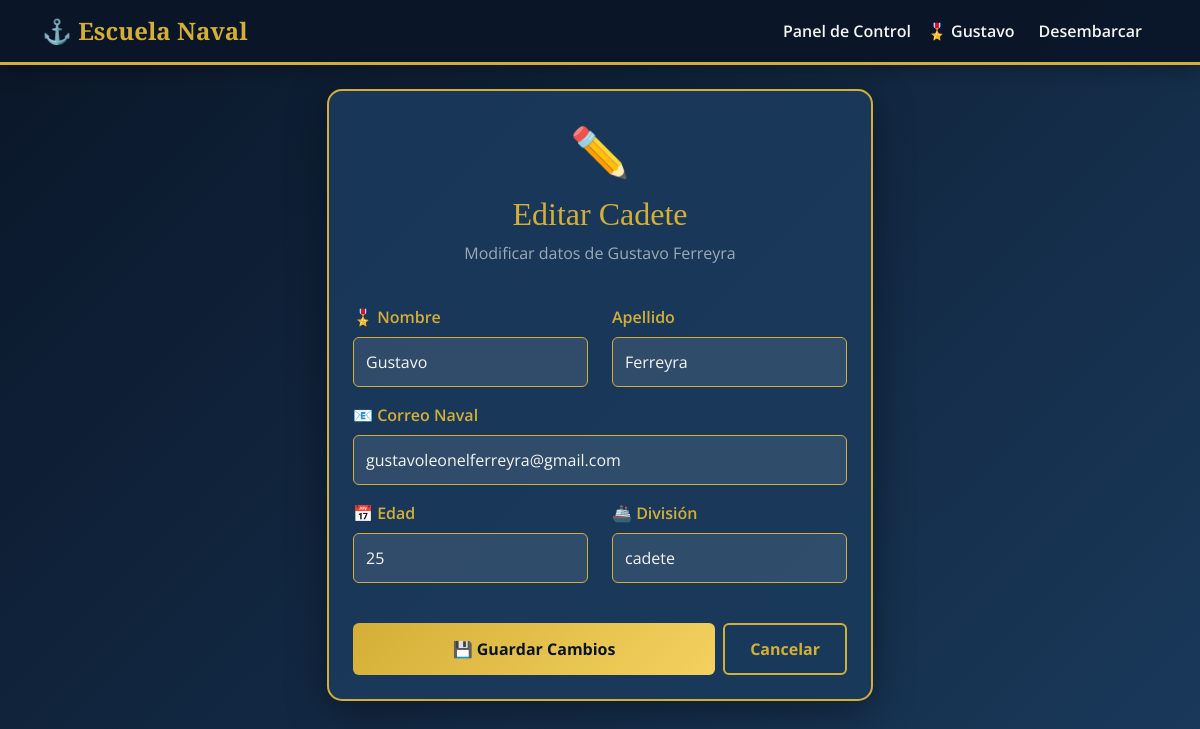
The app's page /users/alumnos/editar/2/ (signed in) with its own data.
### users/models.py (models this page shows, shortened)
class Alumno(models.Model):
    usuario = models.ForeignKey(User, on_delete=models.CASCADE, related_name='alumnos')
    nombre = models.CharField(max_length=100)
    apellido = models.CharField(max_length=100)
    email = models.EmailField()
    edad = models.PositiveIntegerField()
    carrera = models.CharField(max_length=100)
    fecha_registro = models.DateTimeField(auto_now_add=True)
    class Meta:
        ordering = ['-fecha_registro']

### users/views.py (the view)
# urls.py: path('alumnos/editar/<int:pk>/', views.editar_alumno, name='editar_alumno'),
@login_required
def editar_alumno(request, pk):
    alumno = get_object_or_404(Alumno, pk=pk, usuario=request.user)
    if request.method == 'POST':
        form = AlumnoForm(request.POST, instance=alumno)
        if form.is_valid():
            form.save()
            messages.success(request, '¡Datos del cadete actualizados!')
            return redirect('dashboard')
    else:
        form = AlumnoForm(instance=alumno)
    return render(request, 'users/editar_alumno.html', {'form': form, 'alumno': alumno})

### users/forms.py
class AlumnoForm(forms.ModelForm):
    nombre = forms.CharField(
        widget=forms.TextInput(attrs={
            'class': 'form-control',
            'placeholder': 'Nombre del alumno'
        })
    )
    apellido = forms.CharField(
        widget=forms.TextInput(attrs={
            'class': 'form-control',
            'placeholder': 'Apellido del alumno'
        })
    )
    email = forms.EmailField(
        widget=forms.EmailInput(attrs={
            'class': 'form-control',
            'placeholder': 'correo@ejemplo.com'
        })
    )
    edad = forms.IntegerField(
        widget=forms.NumberInput(attrs={
            'class': 'form-control',
            'placeholder': 'Edad'
        })
    )
    carrera = forms.CharField(
        widget=forms.TextInput(attrs={
            'class': 'form-control',
            'placeholder': 'Carrera que estudia'
        })
    )
    class Meta:
        model = Alumno
        fields = ['nombre', 'apellido', 'email', 'edad', 'carrera']

### templates/users/editar_alumno.html (shortened to what this page needs)
{% extends 'base.html' %}
{% block content %}
<div class="row justify-content-center mt-4">
    <div class="col-md-6">
        <div class="card p-4">
            <div class="text-center mb-4">
                <span style="font-size: 3rem;">✏️</span>
                <h2 class="mt-2">Editar Cadete</h2>
                <p style="color: rgba(245,245,240,0.6);">Modificar datos de {{ alumno.nombre }} {{ alumno.apellido }}</p>
            </div>
            <form method="POST">
                <div class="row">
                    <div class="col-md-6 mb-3">
                        <label for="nombre" class="form-label">🎖️ Nombre</label>
                        {{ form.nombre }}
                    </div>
                    <div class="col-md-6 mb-3">
                        <label for="apellido" class="form-label">Apellido</label>
                        {{ form.apellido }}
                    </div>
                </div>
                <div class="mb-3">
                    <label for="email" class="form-label">📧 Correo Naval</label>
                    {{ form.email }}
                </div>
                <div class="row">
                    <div class="col-md-6 mb-3">
                        <label for="edad" class="form-label">📅 Edad</label>
                        {{ form.edad }}
                    </div>
                    <div class="col-md-6 mb-3">
                        <label for="carrera" class="form-label">🚢 División</label>
                        {{ form.carrera }}
                    </div>
                </div>
                <div class="d-flex gap-2 mt-4">
                    <button type="submit" class="btn btn-primary flex-grow-1">💾 Guardar Cambios</button>
                    <a href="{% url 'dashboard' %}" class="btn btn-outline-primary">Cancelar</a>
                </div>
            </form>
        </div>
    </div>
</div>
{% endblock %}

### templates/base.html (shortened to what this page needs)
<!DOCTYPE html>
<html lang="es">
<head>
    <link href="https://cdn.jsdelivr.net/npm/bootstrap@5.3.2/dist/css/bootstrap.min.css" rel="stylesheet">
</head>
<body>
    <nav class="navbar navbar-expand-lg">
        <div class="container">
            <a class="navbar-brand" href="{% url 'home' %}">⚓ Escuela Naval</a>
            <div class="collapse navbar-collapse" id="navbarNav">
                <ul class="navbar-nav ms-auto">
                    {% if user.is_authenticated %}
                        <li class="nav-item">
                            <a class="nav-link" href="{% url 'dashboard' %}">Panel de Control</a>
                        </li>
                        <li class="nav-item">
                            <span class="nav-link">🎖️ {{ user.username }}</span>
                        </li>
                        <li class="nav-item">
                            <form method="POST" action="{% url 'logout' %}">
                                <button type="submit" class="btn-logout">Desembarcar</button>
                            </form>
                        </li>
                    {% endif %}
                </ul>
            </div>
        </div>
    </nav>
    <div class="container mt-4">
        {% block content %}{% endblock %}
    </div>
</body>
</html>

### templates/base.html (style rules this page uses)
:root { --azul-marino: #0a1628; --azul-naval: #1a3a5c; --dorado: #d4af37; --dorado-claro: #f4d160; --blanco-hueso: #f5f5f0; --gris-acero: #4a5568; }
body { background: linear-gradient(135deg, var(--azul-marino) 0%, var(--azul-naval) 100%); min-height: 100vh; font-family: 'Open Sans', sans-serif; color: var(--blanco-hueso); }
.navbar { background: rgba(10, 22, 40, 0.95) !important; border-bottom: 3px solid var(--dorado); box-shadow: 0 4px 20px rgba(0,0,0,0.3); }
.navbar-brand { font-family: 'Cinzel', serif; font-weight: 700; color: var(--dorado) !important; font-size: 1.5rem; }
.nav-link { color: var(--blanco-hueso) !important; font-weight: 600; transition: color 0.3s; }
.btn-logout { background: none; border: none; color: var(--blanco-hueso) !important; font-weight: 600; cursor: pointer; padding: 8px 16px; }
.card { background: rgba(26, 58, 92, 0.9); border: 2px solid var(--dorado); border-radius: 15px; box-shadow: 0 10px 40px rgba(0,0,0,0.4); }
.btn-primary { background: linear-gradient(135deg, var(--dorado) 0%, var(--dorado-claro) 100%); border: none; color: var(--azul-marino); font-weight: 700; padding: 12px 25px; transition: transform 0.3s, box-shadow 0.3s; }
.btn-outline-primary { border: 2px solid var(--dorado); color: var(--dorado); font-weight: 700; padding: 12px 25px; }
.form-control { background: rgba(255,255,255,0.1); border: 1px solid var(--dorado); color: var(--blanco-hueso); padding: 12px; }
.form-control::placeholder { color: rgba(245, 245, 240, 0.5); }
.form-label { color: var(--dorado); font-weight: 600; }
h1, h2, h3 { font-family: 'Cinzel', serif; color: var(--dorado); }
a { color: var(--dorado); }

### records on screen
Alumno: nombre "Gustavo", apellido "Ferreyra", email "gustavoleonelferreyra@gmail.com", edad "25", carrera "cadete"

### other values on screen
{{ user.username }} "Gustavo"
